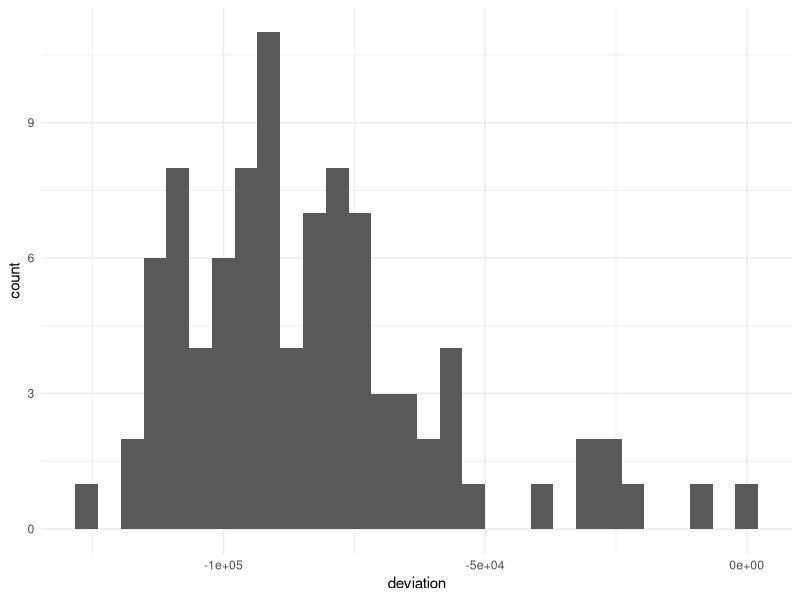

R code for this plot:
library(tidyverse)

rainfall <- c(0.0, 2.1, 2.5, 0.1, 0.0, 0.0, 6.8, 3.1, 2.2)

f.storm.test <- function(rainfallAmount){
  if (rainfallAmount >= 3){
    print("big storm")
  } else {
    print("little storm")
  }
}

for(i in rainfall){
  f.storm.test(i)
  }

rainfall %>% purrr::map(., f.storm.test)

max(rainfall)

san <- which(rainfall == min(rainfall))
san

mydf <- read_csv("./data/ne_counties.csv")

max(mydf$MedValHous)
which(mydf$MedValHous == max(mydf$MedValHous)) %>% mydf[.,]

newdf <- mydf %>% mutate(deviation = MedValHous - max(MedValHous))

newdf  %>%  ggplot(., aes(x = deviation)) +
  geom_histogram() +
  theme_minimal()
